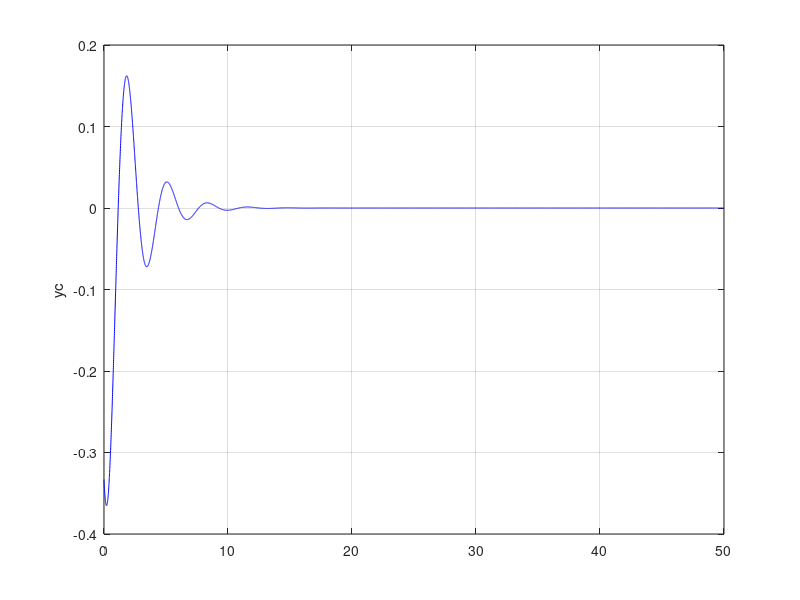

Write MATLAB code to recreate this figure.
function l6e1b
omega0 = 2; c = 1; omega = 1.4;
alpha = atan(omega/(omega0^2-(omega^2)));
param = [omega0,c,omega];
t0 = 0; y0 = 0; v0 = 0; Y0 = [y0;v0]; tf = 50;
options = odeset('AbsTol',1e-10,'relTol',1e-10);
[t,Y] = ode45(@f,[t0,tf],Y0,options,param);
y = Y(:,1); v = Y(:,2);
t1 = 25; i = find(t>t1);
C = (max(Y(i,1))-min(Y(i,1)))/2;
Ctheory = 1/sqrt((omega0^2-omega^2)^2+(c*omega)^2);
yc = y-C*cos(omega*t-alpha);
figure(1)
plot(t,yc,'b-'); ylabel('yc'); grid on;
%----------------------------------------------------------------
function dYdt = f(t,Y,param)
y = Y(1); v = Y(2);
omega0 = param(1); c = param(2); omega = param(3);
dYdt = [ v ; cos(omega*t)-omega0^2*y-c*v ];